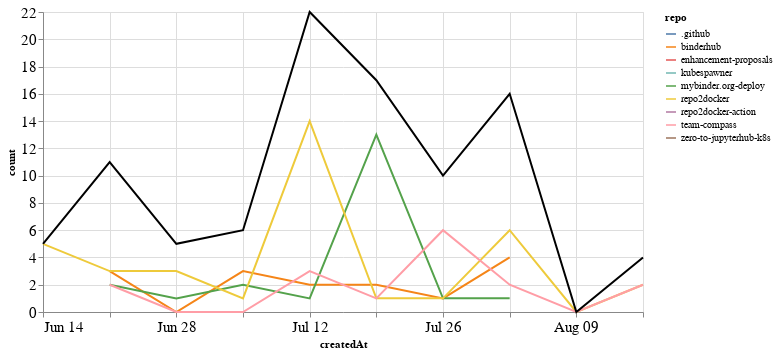

Notebook code for this chart:
### Markdown cell above
## Comments

### Code cell
comments_time = comments.groupby('repo').resample('W', on='createdAt').count()['author'].reset_index()
comments_time = comments_time.rename(columns={'author': 'count'})
comments_time_total = comments_time.groupby('createdAt').agg({"count": "sum"}).reset_index()
ch1 = alt.Chart(comments_time, width=600).mark_line().encode(
    x='createdAt',
    y='count',
    color='repo',
    tooltip="repo"
)

ch2 = alt.Chart(comments_time_total, width=600).mark_line(color="black").encode(
    x='createdAt',
    y='count',
)

ch1 + ch2

### Figure 1 — Vega-Lite specification as saved in the notebook (floating-point values rounded to 4 significant figures)
{"config": {"axisLeft": {"labelFontSize": 15}, "axisBottom": {"labelFontSize": 15}}, "layer": [{"data": {"name": "data-3075f3ad239d953803f1ea5304c2d768"}, "mark": "line", "encoding": {"color": {"type": "nominal", "field": "repo"}, "tooltip": {"type": "nominal", "field": "repo"}, "x": {"type": "temporal", "field": "createdAt"}, "y": {"type": "quantitative", "field": "count"}}, "width": 600}, {"data": {"name": "data-36040d80241618214e24ee54cb4117c0"}, "mark": {"type": "line", "color": "black"}, "encoding": {"x": {"type": "temporal", "field": "createdAt"}, "y": {"type": "quantitative", "field": "count"}}, "width": 600}], "$schema": "https://vega.github.io/schema/vega-lite/v4.8.1.json", "datasets": {"data-3075f3ad239d953803f1ea5304c2d768": [{"repo": ".github", "createdAt": "2020-06-21T00:00:00", "count": 1}, {"repo": "binderhub", "createdAt": "2020-06-21T00:00:00", "count": 3}, {"repo": "binderhub", "createdAt": "2020-06-28T00:00:00", "count": 0}, {"repo": "binderhub", "createdAt": "2020-07-05T00:00:00", "count": 3}, {"repo": "binderhub", "createdAt": "2020-07-12T00:00:00", "count": 2}, {"repo": "binderhub", "createdAt": "2020-07-19T00:00:00", "count": 2}, {"repo": "binderhub", "createdAt": "2020-07-26T00:00:00", "count": 1}, {"repo": "binderhub", "createdAt": "2020-08-02T00:00:00", "count": 4}, {"repo": "enhancement-proposals", "createdAt": "2020-07-12T00:00:00", "count": 2}, {"repo": "kubespawner", "createdAt": "2020-07-26T00:00:00", "count": 1}, {"repo": "mybinder.org-deploy", "createdAt": "2020-06-21T00:00:00", "count": 2}, {"repo": "mybinder.org-deploy", "createdAt": "2020-06-28T00:00:00", "count": 1}, {"repo": "mybinder.org-deploy", "createdAt": "2020-07-05T00:00:00", "count": 2}, {"repo": "mybinder.org-deploy", "createdAt": "2020-07-12T00:00:00", "count": 1}, {"repo": "mybinder.org-deploy", "createdAt": "2020-07-19T00:00:00", "count": 13}, {"repo": "mybinder.org-deploy", "createdAt": "2020-07-26T00:00:00", "count": 1}, {"repo": "mybinder.org-deploy", "createdAt": "2020-08-02T00:00:00", "count": 1}, {"repo": "repo2docker", "createdAt": "2020-06-14T00:00:00", "count": 5}, {"repo": "repo2docker", "createdAt": "2020-06-21T00:00:00", "count": 3}, {"repo": "repo2docker", "createdAt": "2020-06-28T00:00:00", "count": 3}, {"repo": "repo2docker", "createdAt": "2020-07-05T00:00:00", "count": 1}, {"repo": "repo2docker", "createdAt": "2020-07-12T00:00:00", "count": 14}, {"repo": "repo2docker", "createdAt": "2020-07-19T00:00:00", "count": 1}, {"repo": "repo2docker", "createdAt": "2020-07-26T00:00:00", "count": 1}, {"repo": "repo2docker", "createdAt": "2020-08-02T00:00:00", "count": 6}, {"repo": "repo2docker", "createdAt": "2020-08-09T00:00:00", "count": 0}, {"repo": "repo2docker", "createdAt": "2020-08-16T00:00:00", "count": 2}, {"repo": "repo2docker-action", "createdAt": "2020-06-28T00:00:00", "count": 1}, {"repo": "team-compass", "createdAt": "2020-06-21T00:00:00", "count": 2}, {"repo": "team-compass", "createdAt": "2020-06-28T00:00:00", "count": 0}, {"repo": "team-compass", "createdAt": "2020-07-05T00:00:00", "count": 0}, {"repo": "team-compass", "createdAt": "2020-07-12T00:00:00", "count": 3}, {"repo": "team-compass", "createdAt": "2020-07-19T00:00:00", "count": 1}, {"repo": "team-compass", "createdAt": "2020-07-26T00:00:00", "count": 6}, {"repo": "team-compass", "createdAt": "2020-08-02T00:00:00", "count": 2}, {"repo": "team-compass", "createdAt": "2020-08-09T00:00:00", "count": 0}, {"repo": "team-compass", "createdAt": "2020-08-16T00:00:00", "count": 2}, {"repo": "zero-to-jupyterhub-k8s", "createdAt": "2020-08-02T00:00:00", "count": 3}], "data-36040d80241618214e24ee54cb4117c0": [{"createdAt": "2020-06-14T00:00:00", "count": 5}, {"createdAt": "2020-06-21T00:00:00", "count": 11}, {"createdAt": "2020-06-28T00:00:00", "count": 5}, {"createdAt": "2020-07-05T00:00:00", "count": 6}, {"createdAt": "2020-07-12T00:00:00", "count": 22}, {"createdAt": "2020-07-19T00:00:00", "count": 17}, {"createdAt": "2020-07-26T00:00:00", "count": 10}, {"createdAt": "2020-08-02T00:00:00", "count": 16}, {"createdAt": "2020-08-09T00:00:00", "count": 0}, {"createdAt": "2020-08-16T00:00:00", "count": 4}]}}
